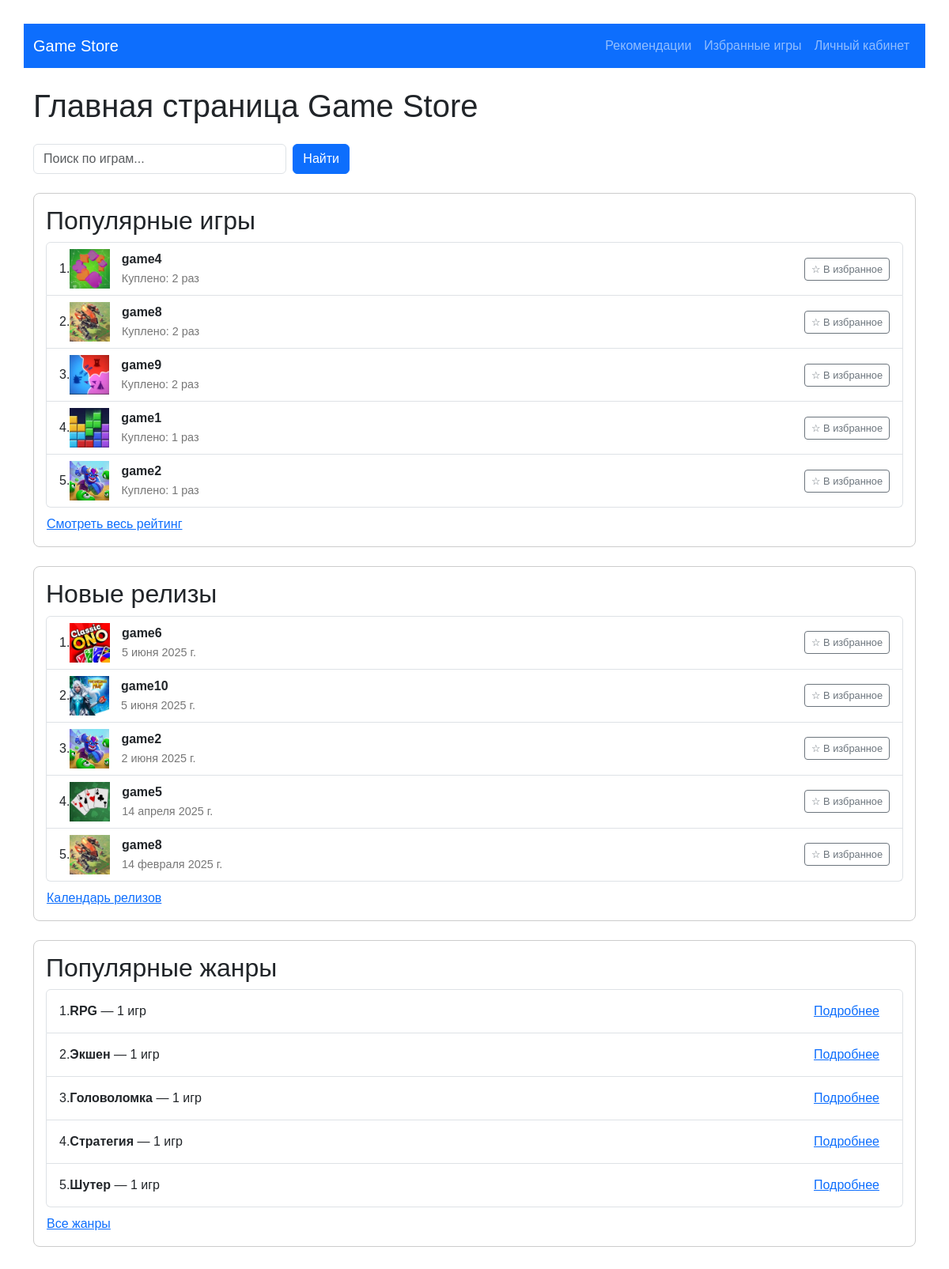
The page / on the database its author committed.
### store/models.py (models this page shows, shortened)
class Game(models.Model):
    title = models.CharField("Название игры", max_length=100)
    description = models.TextField("Описание")
    price = models.DecimalField("Цена", max_digits=8, decimal_places=2)
    release_date = models.DateField("Дата выхода")
    developer = models.ForeignKey(Developer, on_delete=models.CASCADE, verbose_name="Разработчик")
    genre = models.ForeignKey(Genre, on_delete=models.SET_NULL, null=True, verbose_name="Жанр")
    cover_image = models.ImageField("Обложка", upload_to='game_covers/', blank=True)
    class Meta:
        verbose_name = "Игра"
        verbose_name_plural = "Игры"

class Genre(models.Model):
    name = models.CharField("Название жанра", max_length=50, unique=True)
    class Meta:
        verbose_name = "Жанр"
        verbose_name_plural = "Жанры"

### store/views.py (the view)
# urls.py: path('', home_view, name='home'),
def home_view(request):
    query = request.GET.get('q')
    search_results = None
    if query:
        search_results = Game.objects.filter(title__icontains=query)
    popular_games = Game.objects.annotate(
        purchase_count=Count('purchase')
    ).order_by('-purchase_count')[:5]
    new_releases = Game.objects.order_by('-release_date')[:5]
    top_genres = Genre.objects.annotate(
        game_count=Count('game')
    ).order_by('-game_count')[:5]
    context = {
        'popular_games': popular_games,
        'new_releases': new_releases,
        'top_genres': top_genres,
        'search_results': search_results,
        'request': request  # чтобы получить `request.GET.q` в шаблоне
    }
    return render(request, 'home.html', context)

### templates/home.html (shortened to what this page needs)
<!DOCTYPE html>
<html lang="ru">
<head>
    <link href="https://cdn.jsdelivr.net/npm/bootstrap@5.3.3/dist/css/bootstrap.min.css" rel="stylesheet">
</head>
<body>
<nav class="navbar navbar-expand-lg navbar-dark bg-primary mb-4">
    <div class="container">
        <a class="navbar-brand" href="/">Game Store</a>
        <div class="collapse navbar-collapse" id="navbarNav">
            <ul class="navbar-nav ms-auto">
                <li class="nav-item">
                    <a class="nav-link" href="{% url 'recommendations' %}">Рекомендации</a>
                </li>
                <li class="nav-item">
                    <a class="nav-link" href="{% url 'favorite_games' %}">Избранные игры</a>
                </li>
                <li class="nav-item">
                    <a class="nav-link" href="{% url 'profile' %}">Личный кабинет</a>
                </li>
            </ul>
        </div>
    </div>
</nav>
<div class="container mt-4">
    <h1 class="mb-4">Главная страница Game Store</h1>
    <form method="get" class="mb-4 d-flex" style="max-width: 400px;">
        <input type="text" class="form-control me-2" name="q" placeholder="Поиск по играм..." value="{{ request.GET.q }}">
        <button type="submit" class="btn btn-primary">Найти</button>
    </form>
    <div class="widget mb-4">
        <h2>Популярные игры</h2>
        <ol class="list-group list-group-numbered">
            {% for game in popular_games %}
                <li class="list-group-item d-flex align-items-center">
                    {% if game.cover_image %}
                        <img src="{{ game.cover_image.url }}" alt="cover" style="height: 50px; margin-right: 15px;" />
                    {% else %}
                        <img src="https://via.placeholder.com/50x70?text=No+Image" alt="no cover" style="height: 50px; margin-right: 15px;" />
                    {% endif %}
                    <div>
                        <strong>{{ game.title }}</strong><br>
                        <span class="small-date">Куплено: {{ game.purchase_count }} раз</span>
                    </div>
                    <button class="btn btn-outline-secondary btn-sm ms-auto save-button">☆ В избранное</button>
                </li>
            {% empty %}
                <li class="list-group-item">Нет популярных игр</li>
            {% endfor %}
        </ol>
        <a href="{% url 'top_games' %}" class="btn btn-link p-0 mt-2">Смотреть весь рейтинг</a>
    </div>
    <div class="widget mb-4">
        <h2>Новые релизы</h2>
        <ol class="list-group list-group-numbered">
            {% for game in new_releases %}
                <li class="list-group-item d-flex align-items-center">
                    {% if game.cover_image %}
                        <img src="{{ game.cover_image.url }}" alt="cover" style="height: 50px; margin-right: 15px;" />
                    {% else %}
                        <img src="https://via.placeholder.com/50x70?text=No+Image" alt="no cover" style="height: 50px; margin-right: 15px;" />
                    {% endif %}
                    <div>
                        <strong>{{ game.title }}</strong><br>
                        <span class="small-date">{{ game.release_date }}</span>
                    </div>
                    <button class="btn btn-outline-secondary btn-sm ms-auto save-button">☆ В избранное</button>
                </li>
            {% empty %}
                <li class="list-group-item">Нет новых релизов</li>
            {% endfor %}
        </ol>
        <a href="{% url 'all_new_games' %}" class="btn btn-link p-0 mt-2">Календарь релизов</a>
    </div>
    <div class="widget mb-4">
        <h2>Популярные жанры</h2>
        <ol class="list-group list-group-numbered">
            {% for genre in top_genres %}
                <li class="list-group-item d-flex align-items-center">
                    <div>
                        <strong>{{ genre.name }}</strong> — {{ genre.game_count }} игр
                    </div>
                    <a href="{% url 'genre_detail' genre.id %}" class="btn btn-link ms-auto">Подробнее</a>
                </li>
            {% empty %}
                <li class="list-group-item">Жанры отсутствуют</li>
            {% endfor %}
        </ol>
        <a href="{% url 'all_genres' %}" class="btn btn-link p-0 mt-2">Все жанры</a>
    </div>
</div>
</body>
</html>

### templates/home.html (style rules this page uses)
body { font-family: Arial, sans-serif; margin: 30px; }
.widget { border: 1px solid #ccc; padding: 15px; margin-bottom: 30px; border-radius: 8px; }
.widget h2 { margin-top: 0; }
.small-date { font-size: 0.9em; color: #777; margin-left: auto; }
.save-button { margin-left: 10px; font-size: 0.8em; }

### rows shown on the page
Game: cover_image (picture), title "game4", purchase_count "2"
Game: cover_image (picture), title "game8", purchase_count "2", release_date "14 февраля 2025 г."
Game: cover_image (picture), title "game9", purchase_count "2"
Game: cover_image (picture), title "game1", purchase_count "1"
Game: cover_image (picture), title "game2", purchase_count "1", release_date "2 июня 2025 г."
Game: cover_image (picture), title "game6", release_date "5 июня 2025 г."
Game: cover_image (picture), title "game10", release_date "5 июня 2025 г."
Game: cover_image (picture), title "game5", release_date "14 апреля 2025 г."
Genre: name "RPG", game_count "1"
Genre: name "Экшен", game_count "1"
Genre: name "Головоломка", game_count "1"
Genre: name "Стратегия", game_count "1"
Genre: name "Шутер", game_count "1"
